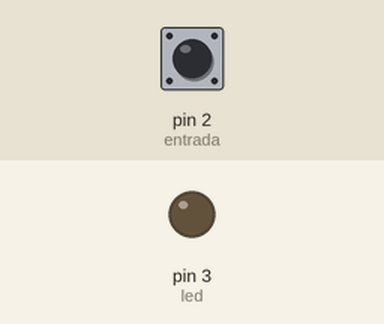
Recording of a sketch running on a simulated Arduino Uno, built with avr-gcc and run on an emulated ATmega328P. On the bench: output pins drawn as LEDs (lit = HIGH). Dashed ring = blinking. Inputs (shaded band) come from the test bench; at power-on: pin 2 (entrada) HIGH.

Above: at 1.4 s.
1.5 s: pin 2 (entrada) pulled LOW for 0.15 s
At 2.15 s:
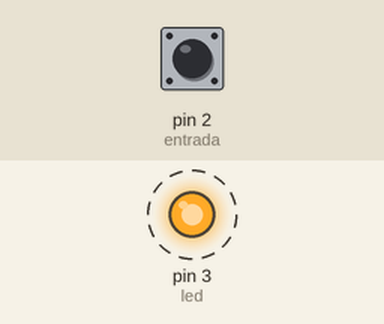
3.7 s: pin 2 (entrada) pulled LOW for 3.2 s
At 6.95 s:
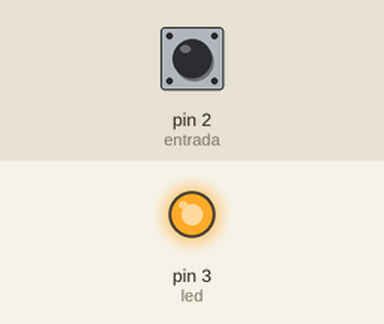
Timing chart, 0 to 8.5 s (numbered marks = the images above; inputs shaded):
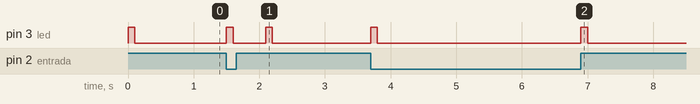

The sketch:

Persano_Programa_maquina_boton.ino
```cpp
int entrada = 2;
int led = 3;
int estadoPulsador;
bool paso1 = false;
bool paso2 = false;

void setup() {
Serial.begin(9600);

pinMode(entrada,INPUT_PULLUP);
pinMode(led, OUTPUT);

digitalWrite(led, LOW);

}

void loop() {

estadoPulsador = digitalRead(entrada);
digitalWrite(led, LOW);


  if (estadoPulsador == HIGH && paso1 == false){
          digitalWrite(led, HIGH);
          delay(100);
          digitalWrite(led, LOW);
          delay(500);
          paso1=true;
          paso2=true;

  }

  if (estadoPulsador == LOW && paso2==true){
          digitalWrite(led, HIGH);
          delay(100);
          digitalWrite(led, LOW);
          delay(500);
          paso1=false;
          paso2=false;


  }


}
```

Measured:
- after the input at 1.5 s, pin 3 (led): alternates HIGH for 0.10 s and LOW for 0.50 s, 4 changes in all, then stays LOW, starting at once
- after the input at 3.7 s, pin 3 (led): alternates HIGH for 0.10 s and LOW for 3.1 s, 4 changes in all, then stays LOW, starting at once
